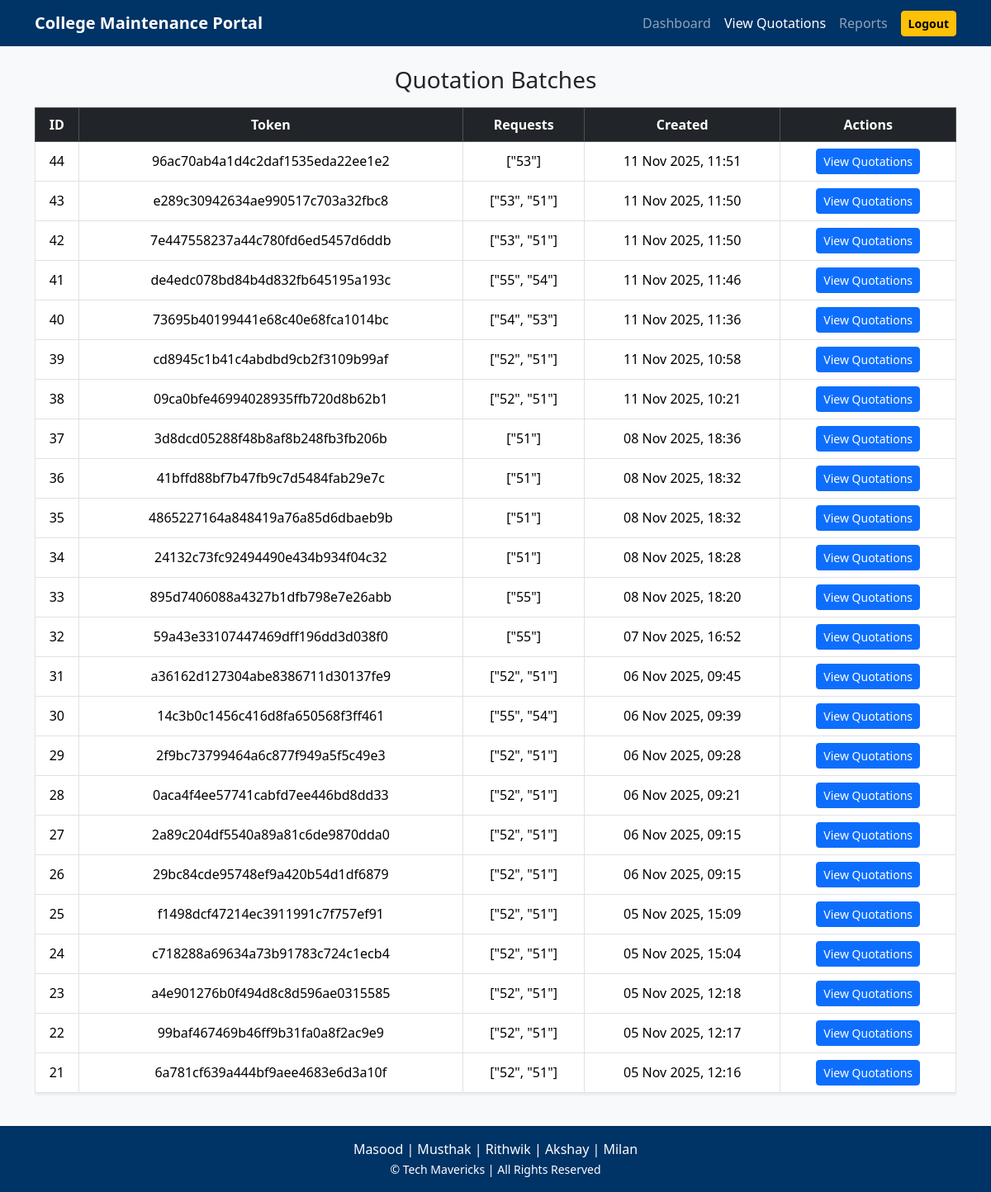
The app's page /quotation/view/ (signed in) with its own data.
### maintenance_app/models.py (models this page shows, shortened)
class QuotationBatch(models.Model):
    requests = models.TextField(help_text="JSON list of request IDs")
    token = models.CharField(max_length=64, unique=True, default=uuid.uuid4().hex)
    created_at = models.DateTimeField(default=timezone.now)

### maintenance_app/views.py (the view)
# urls.py: path('quotation/view/', views.principal_view_quotations, name='principal_view_quotations'),
@login_required
@user_passes_test(is_admin)
def principal_view_quotations(request):
    batches = QuotationBatch.objects.all().order_by("-created_at")
    return render(request, "quotation_list.html", {"batches": batches})

### maintenance_app/views.py (called while the page is built)
def is_admin(user):
    try:
        return user.profile.role in ['ADMIN', 'PRINCIPAL']
    except Exception:
        return user.is_superuser

### maintenance_app/templates/quotation_list.html (shortened to what this page needs)
{% load static %}
{% block content %}
<!doctype html>
<html lang="en">
<head>
  <link href="https://cdn.jsdelivr.net/npm/bootstrap@5.3.2/dist/css/bootstrap.min.css" rel="stylesheet">
  <link rel="stylesheet" href="https://cdn.jsdelivr.net/npm/bootstrap-icons@1.11.1/font/bootstrap-icons.css">
</head>
<body class="d-flex flex-column min-vh-100" style="background:#f8f9fa;">
  <nav class="navbar navbar-expand-lg navbar-dark" style="background:#003366;">
    <div class="container">
      <a class="navbar-brand fw-bold" href="{% url 'admin_dashboard' %}">College Maintenance Portal</a>
      <div class="collapse navbar-collapse" id="navCollapse">
        <ul class="navbar-nav ms-auto align-items-center">
          <li class="nav-item">
            <a class="nav-link" href="{% url 'admin_dashboard' %}">Dashboard</a>
          </li>
          <li class="nav-item">
            <a class="nav-link active" href="{% url 'principal_view_quotations' %}">View Quotations</a>
          </li>
          <li class="nav-item">
            <a class="nav-link" href="{% url 'reports' %}">Reports</a>
          </li>
          <li class="nav-item ms-2">
            <form method="post" action="{% url 'logout' %}">
              <button class="btn btn-warning btn-sm fw-semibold">Logout</button>
            </form>
          </li>
        </ul>
      </div>
    </div>
  </nav>
  <main class="container my-4 flex-grow-1">
    <h3 class="text-center mb-3">Quotation Batches</h3>
    {% if batches %}
      <div class="table-responsive">
        <table class="table table-bordered table-hover align-middle text-center shadow-sm">
          <thead class="table-dark">
            <tr>
              <th>ID</th>
              <th>Token</th>
              <th>Requests</th>
              <th>Created</th>
              <th>Actions</th>
            </tr>
          </thead>
          <tbody>
            {% for batch in batches %}
            <tr>
              <td>{{ batch.id }}</td>
              <td>{{ batch.token }}</td>
              <td>{{ batch.requests }}</td>
              <td>{{ batch.created_at|date:"d M Y, H:i" }}</td>
              <td>
                <a href="{% url 'principal_view_quotations_batch' batch.id %}" class="btn btn-primary btn-sm">
                  View Quotations
                </a>
              </td>
            </tr>
            {% endfor %}
          </tbody>
        </table>
      </div>
    {% else %}
      <p class="text-center text-muted mt-4">No quotation batches yet.</p>
    {% endif %}
  </main>
  <footer class="text-center text-white py-3 mt-auto" style="background:#003366;">
    <p class="mb-0">Masood | Musthak | Rithwik | Akshay | Milan</p>
    <small>© Tech Mavericks | All Rights Reserved</small>
  </footer>
</body>
</html>
{% endblock %}

### records on screen
QuotationBatch: id "44", token "96ac70ab4a1d4c2daf1535eda22ee1e2", requests "[\"53\"]", created_at "11 Nov 2025, 11:51"
QuotationBatch: id "43", token "e289c30942634ae990517c703a32fbc8", requests "[\"53\", \"51\"]", created_at "11 Nov 2025, 11:50"
QuotationBatch: id "42", token "7e447558237a44c780fd6ed5457d6ddb", requests "[\"53\", \"51\"]", created_at "11 Nov 2025, 11:50"
QuotationBatch: id "41", token "de4edc078bd84b4d832fb645195a193c", requests "[\"55\", \"54\"]", created_at "11 Nov 2025, 11:46"
QuotationBatch: id "40", token "73695b40199441e68c40e68fca1014bc", requests "[\"54\", \"53\"]", created_at "11 Nov 2025, 11:36"
QuotationBatch: id "39", token "cd8945c1b41c4abdbd9cb2f3109b99af", requests "[\"52\", \"51\"]", created_at "11 Nov 2025, 10:58"
QuotationBatch: id "38", token "09ca0bfe46994028935ffb720d8b62b1", requests "[\"52\", \"51\"]", created_at "11 Nov 2025, 10:21"
QuotationBatch: id "37", token "3d8dcd05288f48b8af8b248fb3fb206b", requests "[\"51\"]", created_at "08 Nov 2025, 18:36"
QuotationBatch: id "36", token "41bffd88bf7b47fb9c7d5484fab29e7c", requests "[\"51\"]", created_at "08 Nov 2025, 18:32"
QuotationBatch: id "35", token "4865227164a848419a76a85d6dbaeb9b", requests "[\"51\"]", created_at "08 Nov 2025, 18:32"
QuotationBatch: id "34", token "24132c73fc92494490e434b934f04c32", requests "[\"51\"]", created_at "08 Nov 2025, 18:28"
QuotationBatch: id "33", token "895d7406088a4327b1dfb798e7e26abb", requests "[\"55\"]", created_at "08 Nov 2025, 18:20"
QuotationBatch: id "32", token "59a43e33107447469dff196dd3d038f0", requests "[\"55\"]", created_at "07 Nov 2025, 16:52"
QuotationBatch: id "31", token "a36162d127304abe8386711d30137fe9", requests "[\"52\", \"51\"]", created_at "06 Nov 2025, 09:45"
QuotationBatch: id "30", token "14c3b0c1456c416d8fa650568f3ff461", requests "[\"55\", \"54\"]", created_at "06 Nov 2025, 09:39"
QuotationBatch: id "29", token "2f9bc73799464a6c877f949a5f5c49e3", requests "[\"52\", \"51\"]", created_at "06 Nov 2025, 09:28"
QuotationBatch: id "28", token "0aca4f4ee57741cabfd7ee446bd8dd33", requests "[\"52\", \"51\"]", created_at "06 Nov 2025, 09:21"
QuotationBatch: id "27", token "2a89c204df5540a89a81c6de9870dda0", requests "[\"52\", \"51\"]", created_at "06 Nov 2025, 09:15"
QuotationBatch: id "26", token "29bc84cde95748ef9a420b54d1df6879", requests "[\"52\", \"51\"]", created_at "06 Nov 2025, 09:15"
QuotationBatch: id "25", token "f1498dcf47214ec3911991c7f757ef91", requests "[\"52\", \"51\"]", created_at "05 Nov 2025, 15:09"
QuotationBatch: id "24", token "c718288a69634a73b91783c724c1ecb4", requests "[\"52\", \"51\"]", created_at "05 Nov 2025, 15:04"
QuotationBatch: id "23", token "a4e901276b0f494d8c8d596ae0315585", requests "[\"52\", \"51\"]", created_at "05 Nov 2025, 12:18"
QuotationBatch: id "22", token "99baf467469b46ff9b31fa0a8f2ac9e9", requests "[\"52\", \"51\"]", created_at "05 Nov 2025, 12:17"
QuotationBatch: id "21", token "6a781cf639a444bf9aee4683e6d3a10f", requests "[\"52\", \"51\"]", created_at "05 Nov 2025, 12:16"
